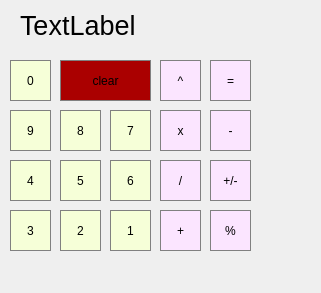
<?xml version="1.0" encoding="UTF-8"?>
<ui version="4.0">
 <class>MainWindow</class>
 <widget class="QMainWindow" name="MainWindow">
  <property name="geometry">
   <rect>
    <x>0</x>
    <y>0</y>
    <width>321</width>
    <height>293</height>
   </rect>
  </property>
  <property name="windowTitle">
   <string>MainWindow</string>
  </property>
  <widget class="QWidget" name="centralwidget">
   <widget class="QLabel" name="result_show">
    <property name="geometry">
     <rect>
      <x>20</x>
      <y>10</y>
      <width>291</width>
      <height>31</height>
     </rect>
    </property>
    <property name="font">
     <font>
      <pointsize>20</pointsize>
     </font>
    </property>
    <property name="styleSheet">
     <string notr="true">QLabel{
qproperty-alignment: 'AlignVCenter | AlignRight';
border-bottom: 1px solid gray;
}

background-color : white;</string>
    </property>
    <property name="text">
     <string>TextLabel</string>
    </property>
   </widget>
   <widget class="QPushButton" name="pushButton_0">
    <property name="geometry">
     <rect>
      <x>10</x>
      <y>60</y>
      <width>41</width>
      <height>41</height>
     </rect>
    </property>
    <property name="styleSheet">
     <string notr="true">QPushButton{
background-color:rgb(246, 255, 216);
border: 1px solid gray;
}
QPushButton:pressed{
background-color:qlineargradient(x1: 0, y1: 0, x2: 0, y2: 1,
										stop: 0, #dadbde, stop: 1 #f6f7fa);
}</string>
    </property>
    <property name="text">
     <string>0</string>
    </property>
   </widget>
   <widget class="QPushButton" name="pushButton_vidsotok">
    <property name="geometry">
     <rect>
      <x>210</x>
      <y>210</y>
      <width>41</width>
      <height>41</height>
     </rect>
    </property>
    <property name="styleSheet">
     <string notr="true">QPushButton{
background-color:rgb(251, 229, 255);
border: 1px solid gray;
}
QPushButton:pressed{
background-color:qlineargradient(x1: 0, y1: 0, x2: 0, y2: 1,
										stop: 0, #dadbde, stop: 1 #f6f7fa);
}</string>
    </property>
    <property name="text">
     <string>%</string>
    </property>
   </widget>
   <widget class="QPushButton" name="pushButton_result">
    <property name="geometry">
     <rect>
      <x>210</x>
      <y>60</y>
      <width>41</width>
      <height>41</height>
     </rect>
    </property>
    <property name="styleSheet">
     <string notr="true">QPushButton{
background-color:rgb(251, 229, 255);
border: 1px solid gray;
}
QPushButton:pressed{
background-color:qlineargradient(x1: 0, y1: 0, x2: 0, y2: 1,
										stop: 0, #dadbde, stop: 1 #f6f7fa);
}</string>
    </property>
    <property name="text">
     <string>=</string>
    </property>
   </widget>
   <widget class="QPushButton" name="pushButton_diff">
    <property name="geometry">
     <rect>
      <x>160</x>
      <y>160</y>
      <width>41</width>
      <height>41</height>
     </rect>
    </property>
    <property name="styleSheet">
     <string notr="true">QPushButton{
background-color:rgb(251, 229, 255);
border: 1px solid gray;
}
QPushButton:pressed{
background-color:qlineargradient(x1: 0, y1: 0, x2: 0, y2: 1,
										stop: 0, #dadbde, stop: 1 #f6f7fa);
}</string>
    </property>
    <property name="text">
     <string>/</string>
    </property>
   </widget>
   <widget class="QPushButton" name="pushButton_mno">
    <property name="geometry">
     <rect>
      <x>160</x>
      <y>110</y>
      <width>41</width>
      <height>41</height>
     </rect>
    </property>
    <property name="styleSheet">
     <string notr="true">QPushButton{
background-color:rgb(251, 229, 255);
border: 1px solid gray;
}
QPushButton:pressed{
background-color:qlineargradient(x1: 0, y1: 0, x2: 0, y2: 1,
										stop: 0, #dadbde, stop: 1 #f6f7fa);
}</string>
    </property>
    <property name="text">
     <string>x</string>
    </property>
   </widget>
   <widget class="QPushButton" name="pushButton_9">
    <property name="geometry">
     <rect>
      <x>10</x>
      <y>110</y>
      <width>41</width>
      <height>41</height>
     </rect>
    </property>
    <property name="styleSheet">
     <string notr="true">QPushButton{
background-color:rgb(246, 255, 216);
border: 1px solid gray;
}
QPushButton:pressed{
background-color:qlineargradient(x1: 0, y1: 0, x2: 0, y2: 1,
										stop: 0, #dadbde, stop: 1 #f6f7fa);
}</string>
    </property>
    <property name="text">
     <string>9</string>
    </property>
   </widget>
   <widget class="QPushButton" name="pushButton_8">
    <property name="geometry">
     <rect>
      <x>60</x>
      <y>110</y>
      <width>41</width>
      <height>41</height>
     </rect>
    </property>
    <property name="styleSheet">
     <string notr="true">QPushButton{
background-color:rgb(246, 255, 216);
border: 1px solid gray;
}
QPushButton:pressed{
background-color:qlineargradient(x1: 0, y1: 0, x2: 0, y2: 1,
										stop: 0, #dadbde, stop: 1 #f6f7fa);
}</string>
    </property>
    <property name="text">
     <string>8</string>
    </property>
   </widget>
   <widget class="QPushButton" name="pushButton_7">
    <property name="geometry">
     <rect>
      <x>110</x>
      <y>110</y>
      <width>41</width>
      <height>41</height>
     </rect>
    </property>
    <property name="styleSheet">
     <string notr="true">QPushButton{
background-color:rgb(246, 255, 216);
border: 1px solid gray;
}
QPushButton:pressed{
background-color:qlineargradient(x1: 0, y1: 0, x2: 0, y2: 1,
										stop: 0, #dadbde, stop: 1 #f6f7fa);
}</string>
    </property>
    <property name="text">
     <string>7</string>
    </property>
   </widget>
   <widget class="QPushButton" name="pushButton_minus">
    <property name="geometry">
     <rect>
      <x>210</x>
      <y>110</y>
      <width>41</width>
      <height>41</height>
     </rect>
    </property>
    <property name="styleSheet">
     <string notr="true">QPushButton{
background-color:rgb(251, 229, 255);
border: 1px solid gray;
}
QPushButton:pressed{
background-color:qlineargradient(x1: 0, y1: 0, x2: 0, y2: 1,
										stop: 0, #dadbde, stop: 1 #f6f7fa);
}</string>
    </property>
    <property name="text">
     <string>-</string>
    </property>
   </widget>
   <widget class="QPushButton" name="pushButton_plus_minus">
    <property name="geometry">
     <rect>
      <x>210</x>
      <y>160</y>
      <width>41</width>
      <height>41</height>
     </rect>
    </property>
    <property name="styleSheet">
     <string notr="true">QPushButton{
background-color:rgb(251, 229, 255);
border: 1px solid gray;
}
QPushButton:pressed{
background-color:qlineargradient(x1: 0, y1: 0, x2: 0, y2: 1,
										stop: 0, #dadbde, stop: 1 #f6f7fa);
}</string>
    </property>
    <property name="text">
     <string>+/-</string>
    </property>
   </widget>
   <widget class="QPushButton" name="pushButton_2">
    <property name="geometry">
     <rect>
      <x>60</x>
      <y>210</y>
      <width>41</width>
      <height>41</height>
     </rect>
    </property>
    <property name="styleSheet">
     <string notr="true">QPushButton{
background-color:rgb(246, 255, 216);
border: 1px solid gray;
}
QPushButton:pressed{
background-color:qlineargradient(x1: 0, y1: 0, x2: 0, y2: 1,
										stop: 0, #dadbde, stop: 1 #f6f7fa);
}</string>
    </property>
    <property name="text">
     <string>2</string>
    </property>
   </widget>
   <widget class="QPushButton" name="pushButton_1">
    <property name="geometry">
     <rect>
      <x>110</x>
      <y>210</y>
      <width>41</width>
      <height>41</height>
     </rect>
    </property>
    <property name="styleSheet">
     <string notr="true">QPushButton{
background-color:rgb(246, 255, 216);
border: 1px solid gray;
}
QPushButton:pressed{
background-color:qlineargradient(x1: 0, y1: 0, x2: 0, y2: 1,
										stop: 0, #dadbde, stop: 1 #f6f7fa);
}</string>
    </property>
    <property name="text">
     <string>1</string>
    </property>
   </widget>
   <widget class="QPushButton" name="pushButton_4">
    <property name="geometry">
     <rect>
      <x>10</x>
      <y>160</y>
      <width>41</width>
      <height>41</height>
     </rect>
    </property>
    <property name="styleSheet">
     <string notr="true">QPushButton{
background-color:rgb(246, 255, 216);
border: 1px solid gray;
}
QPushButton:pressed{
background-color:qlineargradient(x1: 0, y1: 0, x2: 0, y2: 1,
										stop: 0, #dadbde, stop: 1 #f6f7fa);
}</string>
    </property>
    <property name="text">
     <string>4</string>
    </property>
   </widget>
   <widget class="QPushButton" name="pushButton_3">
    <property name="geometry">
     <rect>
      <x>10</x>
      <y>210</y>
      <width>41</width>
      <height>41</height>
     </rect>
    </property>
    <property name="styleSheet">
     <string notr="true">QPushButton{
background-color:rgb(246, 255, 216);
border: 1px solid gray;
}
QPushButton:pressed{
background-color:qlineargradient(x1: 0, y1: 0, x2: 0, y2: 1,
										stop: 0, #dadbde, stop: 1 #f6f7fa);
}</string>
    </property>
    <property name="text">
     <string>3</string>
    </property>
   </widget>
   <widget class="QPushButton" name="pushButton_5">
    <property name="geometry">
     <rect>
      <x>60</x>
      <y>160</y>
      <width>41</width>
      <height>41</height>
     </rect>
    </property>
    <property name="styleSheet">
     <string notr="true">QPushButton{
background-color:rgb(246, 255, 216);
border: 1px solid gray;
}
QPushButton:pressed{
background-color:qlineargradient(x1: 0, y1: 0, x2: 0, y2: 1,
										stop: 0, #dadbde, stop: 1 #f6f7fa);
}</string>
    </property>
    <property name="text">
     <string>5</string>
    </property>
   </widget>
   <widget class="QPushButton" name="pushButton_6">
    <property name="geometry">
     <rect>
      <x>110</x>
      <y>160</y>
      <width>41</width>
      <height>41</height>
     </rect>
    </property>
    <property name="styleSheet">
     <string notr="true">QPushButton{
background-color:rgb(246, 255, 216);
border: 1px solid gray;
}
QPushButton:pressed{
background-color:qlineargradient(x1: 0, y1: 0, x2: 0, y2: 1,
										stop: 0, #dadbde, stop: 1 #f6f7fa);
}</string>
    </property>
    <property name="text">
     <string>6</string>
    </property>
   </widget>
   <widget class="QPushButton" name="pushButton_plus">
    <property name="geometry">
     <rect>
      <x>160</x>
      <y>210</y>
      <width>41</width>
      <height>41</height>
     </rect>
    </property>
    <property name="styleSheet">
     <string notr="true">QPushButton{
background-color:rgb(251, 229, 255);
border: 1px solid gray;
}
QPushButton:pressed{
background-color:qlineargradient(x1: 0, y1: 0, x2: 0, y2: 1,
										stop: 0, #dadbde, stop: 1 #f6f7fa);
}</string>
    </property>
    <property name="text">
     <string>+</string>
    </property>
   </widget>
   <widget class="QPushButton" name="pushButton_stepin">
    <property name="geometry">
     <rect>
      <x>160</x>
      <y>60</y>
      <width>41</width>
      <height>41</height>
     </rect>
    </property>
    <property name="styleSheet">
     <string notr="true">QPushButton{
background-color:rgb(251, 229, 255);
border: 1px solid gray;
}
QPushButton:pressed{
background-color:qlineargradient(x1: 0, y1: 0, x2: 0, y2: 1,
										stop: 0, #dadbde, stop: 1 #f6f7fa);
}</string>
    </property>
    <property name="text">
     <string>^</string>
    </property>
   </widget>
   <widget class="QPushButton" name="pushButton_clear">
    <property name="geometry">
     <rect>
      <x>60</x>
      <y>60</y>
      <width>91</width>
      <height>41</height>
     </rect>
    </property>
    <property name="styleSheet">
     <string notr="true">QPushButton{
background-color:rgb(170, 0, 0);
border: 1px solid gray;
}
QPushButton:pressed{
background-color:qlineargradient(x1: 0, y1: 0, x2: 0, y2: 1,
										stop: 0, #dadbde, stop: 1 #f6f7fa);
}</string>
    </property>
    <property name="text">
     <string>clear</string>
    </property>
   </widget>
  </widget>
 </widget>
 <resources/>
 <connections/>
</ui>
